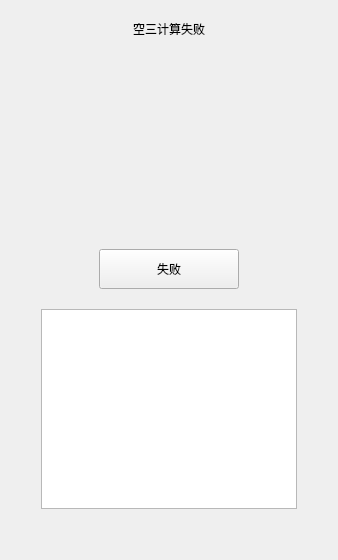
                         <widget class="QWidget" name="page_7">
                          <layout class="QVBoxLayout" name="verticalLayout_5">
                           <property name="spacing">
                            <number>20</number>
                           </property>
                           <property name="topMargin">
                            <number>9</number>
                           </property>
                           <item>
                            <widget class="StyleLabel18" name="label_at_failed">
                             <property name="minimumSize">
                              <size>
                               <width>0</width>
                               <height>40</height>
                              </size>
                             </property>
                             <property name="maximumSize">
                              <size>
                               <width>16777215</width>
                               <height>40</height>
                              </size>
                             </property>
                             <property name="text">
                              <string>空三计算失败</string>
                             </property>
                             <property name="alignment">
                              <set>Qt::AlignCenter</set>
                             </property>
                            </widget>
                           </item>
                           <item>
                            <layout class="QHBoxLayout" name="horizontalLayout_52">
                             <property name="topMargin">
                              <number>10</number>
                             </property>
                             <property name="bottomMargin">
                              <number>10</number>
                             </property>
                             <item>
                              <widget class="QLabel" name="label_55">
                               <property name="minimumSize">
                                <size>
                                 <width>140</width>
                                 <height>140</height>
                                </size>
                               </property>
                               <property name="maximumSize">
                                <size>
                                 <width>140</width>
                                 <height>140</height>
                                </size>
                               </property>
                               <property name="text">
                                <string/>
                               </property>
                               <property name="pixmap">
                                <pixmap resource="../themes/green/green.qrc">:/icon/images/icon/at_failed.png</pixmap>
                               </property>
                               <property name="scaledContents">
                                <bool>false</bool>
                               </property>
                              </widget>
                             </item>
                            </layout>
                           </item>
                           <item>
                            <layout class="QHBoxLayout" name="horizontalLayout_49">
                             <property name="topMargin">
                              <number>0</number>
                             </property>
                             <item>
                              <widget class="StyleButton140x40" name="btnATFailed">
                               <property name="minimumSize">
                                <size>
                                 <width>140</width>
                                 <height>40</height>
                                </size>
                               </property>
                               <property name="maximumSize">
                                <size>
                                 <width>140</width>
                                 <height>40</height>
                                </size>
                               </property>
                               <property name="text">
                                <string>失败</string>
                               </property>
                              </widget>
                             </item>
                            </layout>
                           </item>
                           <item>
                            <layout class="QVBoxLayout" name="verticalLayout_115">
                             <property name="leftMargin">
                              <number>30</number>
                             </property>
                             <property name="topMargin">
                              <number>0</number>
                             </property>
                             <property name="rightMargin">
                              <number>30</number>
                             </property>
                             <item>
                              <widget class="QTableWidget" name="tableWidget_task2">
                               <property name="minimumSize">
                                <size>
                                 <width>0</width>
                                 <height>200</height>
                                </size>
                               </property>
                              </widget>
                             </item>
                            </layout>
                           </item>
                           <item>
                            <spacer name="verticalSpacer_19">
                             <property name="orientation">
                              <enum>Qt::Vertical</enum>
                             </property>
                             <property name="sizeHint" stdset="0">
                              <size>
                               <width>20</width>
                               <height>40</height>
                              </size>
                             </property>
                            </spacer>
                           </item>
                          </layout>
                         </widget>
